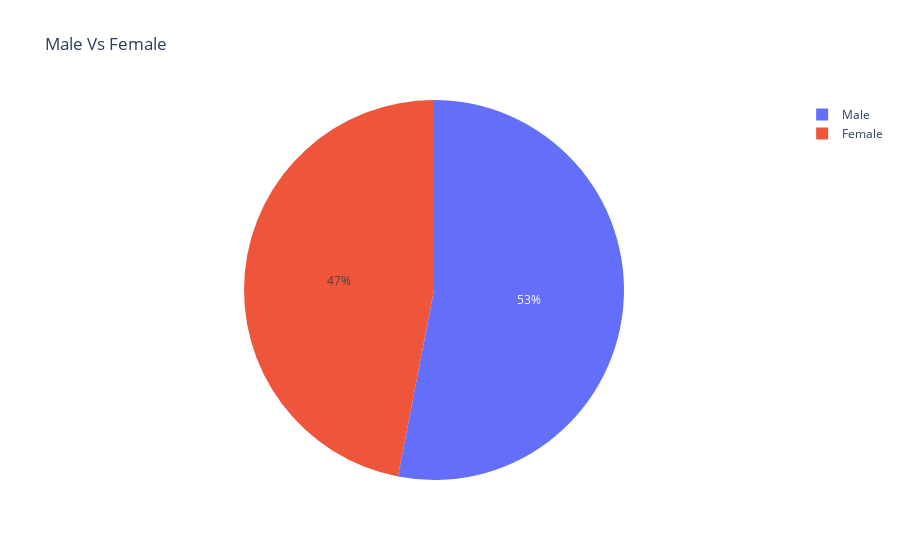

Notebook code cell kept with this figure:
### Code cell
#Piechart for Male and Female vaccinated

male = vacc['Male(Individuals Vaccinated)'].sum()
female = vacc['Female(Individuals Vaccinated)'].sum()
px.pie(names= ['Male','Female'],values=[male,female],title= 'Male Vs Female')

### Figure 1 — Plotly figure (JSON) as saved in the notebook; plotly's stock layout.template omitted (floating-point values rounded to 4 significant figures)
{"data": [{"domain": {"x": [0, 1], "y": [0, 1]}, "hovertemplate": "label=%{label}<br>value=%{value}<extra></extra>", "labels": ["Male", "Female"], "legendgroup": "", "name": "", "showlegend": true, "type": "pie", "values": [7138698858, 6321628736]}], "layout": {"legend": {"tracegroupgap": 0}, "title": {"text": "Male Vs Female"}}}
